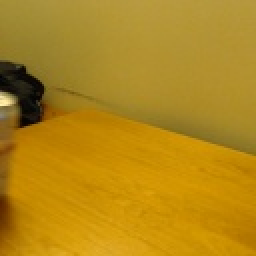
#> input picture scritps/data/frame569.jpg, 128 x 128 px (shown 2 times larger)
$ python -i object_detect.py   (imports and definitions only)
#> lines starting #> are read from the running program, lines starting #| are printed output that depends on the picture
#> further down, picture is the input picture: shape (128, 128, 3); mean B, G, R 24.5, 135.5, 178
import cv2
import matplotlib.pyplot as plt
import numpy as np
import math

# [11 lines left out: functions resize_transform, crop, not called in this run]


def prep_transform(frame,des_width):
    return crop(resize_transform(frame,des_width),des_width)


# [8 lines left out: function rescaleFrame, not called in this run]


def frameTr(frame):
    frame = cv2.cvtColor(frame, cv2.COLOR_BGR2GRAY)
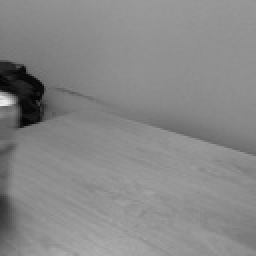
#> frame: shape (128, 128) (shown 2 times larger); min 2, max 238, mean 135.6
    frame = cv2.GaussianBlur(frame, (5, 5), 0)
    kernel = np.ones((4,4),np.float32)/27
    frame = cv2.filter2D(frame,-1,kernel)
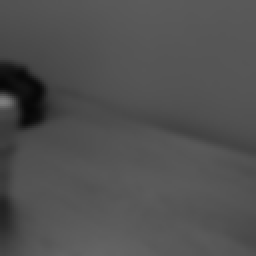
#> frame: shape (128, 128) (shown 2 times larger); min 7, max 125, mean 80.2
    frame = cv2.normalize(frame,  frame, 0, 255, cv2.NORM_MINMAX)
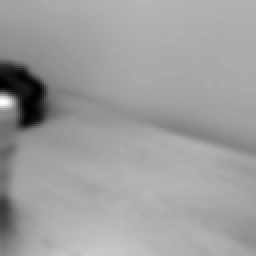
#> frame: shape (128, 128) (shown 2 times larger); min 0, max 255, mean 158.3
    return frame

# [28 lines left out: functions define_background, get_objs, not called in this run]

# [1 line not run here, left out]

# [9 lines left out: function get_roi, not called in this run]


num_frames = 0
background = None
FRAME_SIZE = 128
# [36 lines not run here, left out]

>>> import cv2
>>> picture = cv2.imread('data/frame569.jpg')
>>> result = frameTr(picture)
